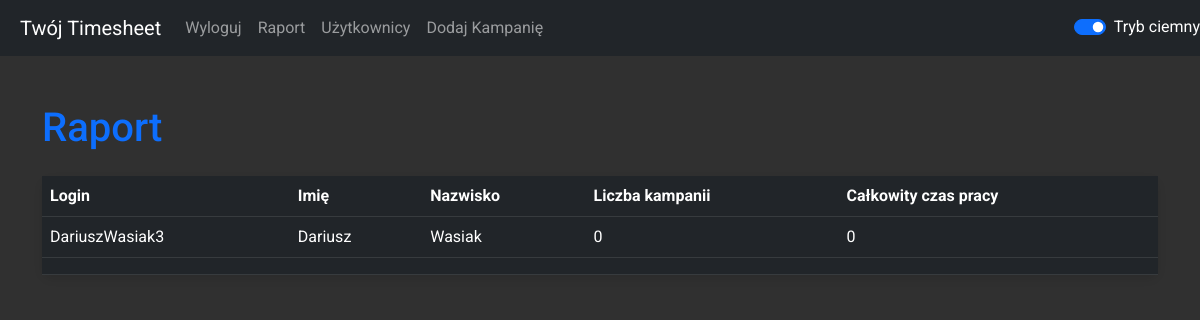
The app's page /report (signed in) with its own data.
### timesheet.py (models this page shows)
class User(UserMixin, db.Model):
    id = db.Column(db.Integer, primary_key=True, autoincrement=True)
    first_name = db.Column(db.String(50), nullable=False)
    last_name = db.Column(db.String(50), nullable=False)
    pesel = db.Column(db.String(11), unique=True, nullable=False)
    service_line = db.Column(db.String(50), nullable=False)
    password = db.Column(db.String(200), nullable=False)
    username_and_id = db.Column(db.String(100), unique=True, nullable=False)
    campaigns = db.relationship('Campaign', back_populates='user', lazy=True)
    supervisor_id = db.Column(db.Integer, db.ForeignKey('user.id'))
    supervised = db.relationship('User', back_populates='supervisor', foreign_keys=[supervisor_id])
    supervisor = db.relationship('User', back_populates='supervised', remote_side=[id], post_update=True)

### timesheet.py (the view)
@app.route('/report', methods=['GET'])
@login_required
def report():
    users = current_user.supervised
    return render_template('report.html', users=users)

### timesheet.py (called while the page is built)
@login_manager.user_loader
def load_user(user_id):
    return User.query.get(int(user_id))

### templates/report.html (shortened to what this page needs)
{% extends 'base.html' %}
{% block content %}
    <h1 class="mt-5 text-primary">Raport</h1>
    <table class="table mt-4 report-table table-dark-mode">
        <thead>
            <tr>
                <th>Login</th>
                <th>Imię</th>
                <th>Nazwisko</th>
                <th>Liczba kampanii</th>
                <th>Całkowity czas pracy</th>
            </tr>
        </thead>
        <tbody>
            {% for user in users %}
                <tr class="font-weight-bold">
                    <td>{{ user.username_and_id }}</td>
                    <td>{{ user.first_name }}</td>
                    <td>{{ user.last_name }}</td>
                    <td>{{ user.campaigns|length }}</td>
                    <td>{{ user.campaigns|sum(attribute='total_work_time') }}</td>
                </tr>
                <tr>
                    <td colspan="5"></td>
                </tr>
            {% endfor %}
        </tbody>
    </table>
{% endblock %}

### static/styles.css (style rules this page uses)
body.dark-mode { background-color: #303030; color: #ffffff; font-family: 'Roboto', sans-serif; }
body.dark-mode .table, body:not(.dark-mode) .table { background-color: #424242 !important; color: #fff !important; box-shadow: 0 4px 8px rgba(0, 0, 0, 0.1); }
body.dark-mode .table.report-table { background-color: #424242 !important; color: #fff !important; box-shadow: 0 4px 8px rgba(0, 0, 0, 0.1); }
.table { border-radius: 10px !important; }
body.dark-mode .table, body:not(.dark-mode) .table { border-radius: 10px !important; }
body:not(.dark-mode) .table.report-table, body.dark-mode .table.report-table { border-radius: 10px !important; }

### records on screen
User: username_and_id "DariuszWasiak3", first_name "Dariusz", last_name "Wasiak", campaigns|length "0", campaigns|sum "0"
